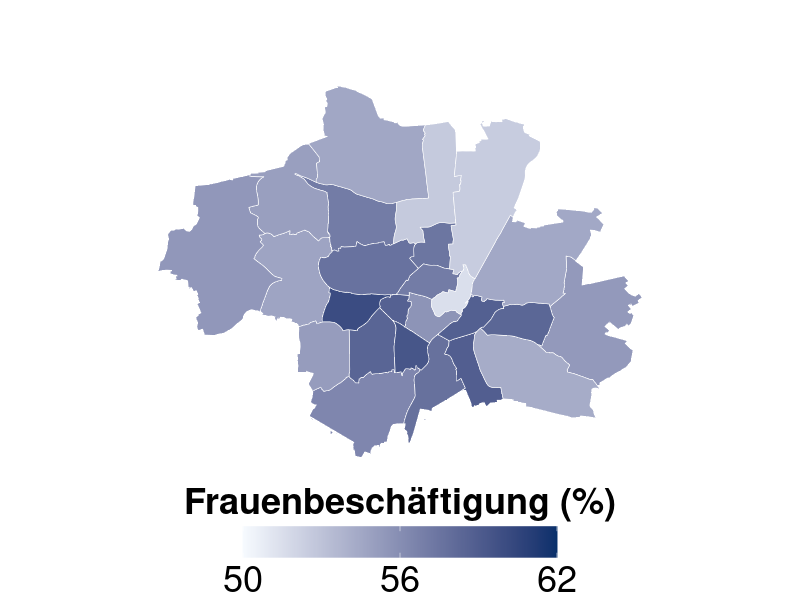

This figure's R source: (Note: this script raises an error after producing the figure.)
# 02_emp_map_2015.R
# 一张图：某一年(这里是 2015 年) Frauenbeschäftigung (Anteil weiblich) 的 Bezirk 地图

library(tidyverse)
library(readxl)
library(sf)
library(stringr)
library(grid)

#---------------- 0. 参数：要画哪一年 ----------------
target_year <- 2015

#---------------- 1. 帮助函数：从 Raumbezug 提取 Bezirk 编号 ----------------
add_sb <- function(x, var = "Raumbezug", new = "sb") {
  x %>%
    mutate(
      !!new := str_pad(
        str_extract(.data[[var]], "^[0-9]+"),
        width = 2,
        pad   = "0"
      )
    )
}

#---------------- 2. 读 Excel，算 Frauenbeschäftigung (Anteil weiblich) ----------------

ar <- read_excel("data/raw/export_ar.xlsx", sheet = "ARBEITSMARKT")

# 女性 sozialversicherungspflichtig Beschäftigte Anteil
sozial_anteil_weiblich <- ar %>%
  filter(
    Indikator == "Sozialversicherungspflichtig Beschäftigte - Anteil",
    Ausprägung == "weiblich"
  ) %>%
  mutate(
    sozial_weiblich = 100 * `Basiswert 1` / `Basiswert 2`   # 转成百分比
  ) %>%
  select(Jahr, Raumbezug, sozial_weiblich) %>%
  add_sb() %>%
  filter(!is.na(sb),
         Jahr == target_year)

#---------------- 3. 读 München 地图 + 加 Bezirk 编号 ----------------

munich_map <- st_read("results/geo/bezirk_map.json", quiet = TRUE) %>%
  mutate(
    sb = str_pad(as.character(sb_nummer), 2, pad = "0")
  )

#---------------- 4. 把 target_year 年的数据合并到地图 ----------------

map_emp_year <- munich_map %>%
  left_join(
    sozial_anteil_weiblich %>% select(sb, sozial_weiblich),
    by = "sb"
  )

#---------------- 5. 画图：风格跟 Kinderbetreuung 图完全一致，只改颜色 ----------------

emp_map_year <- ggplot(map_emp_year) +
  geom_sf(aes(fill = sozial_weiblich),
          color = "white", size = 0.2) +
  scale_fill_gradient(
    name   = "Frauenbeschäftigung (%)",
    low    = "#f7fbff",   # 你指定的低值颜色
    high   = "#08306b",   # 你指定的高值颜色
    # limits 可以按需要设，比如 c(40, 80)，也可以先不设
    limits = c(50, 62),
    breaks = c(50, 56, 62),
    guide = guide_colorbar(
      title.position = "top",
      title.hjust    = 0.5,
      barwidth       = unit(8, "cm"),
      barheight      = unit(0.8, "cm")
    )
  ) +
  labs(
    title    = "",
    subtitle = ""
  ) +
  theme_void(base_size = 12) +
  theme(
    legend.position    = "bottom",
    legend.title.align = 0.5,
    legend.title       = element_text(size = 26, face = "bold"),
    legend.text        = element_text(size = 26),
    plot.title         = element_text(face = "bold", size = 26, hjust = 0.5)
  )


emp_map_year


saveRDS(emp_map_year, "results/figures/NEW_Kinderbetreuung/map_sv_2015.rds")
